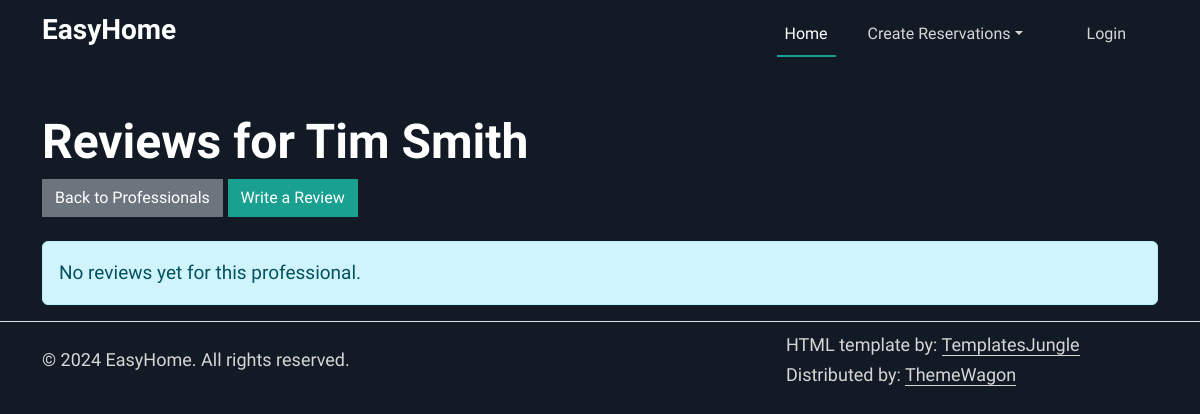
Page /reviews/1 on the earlier database version.
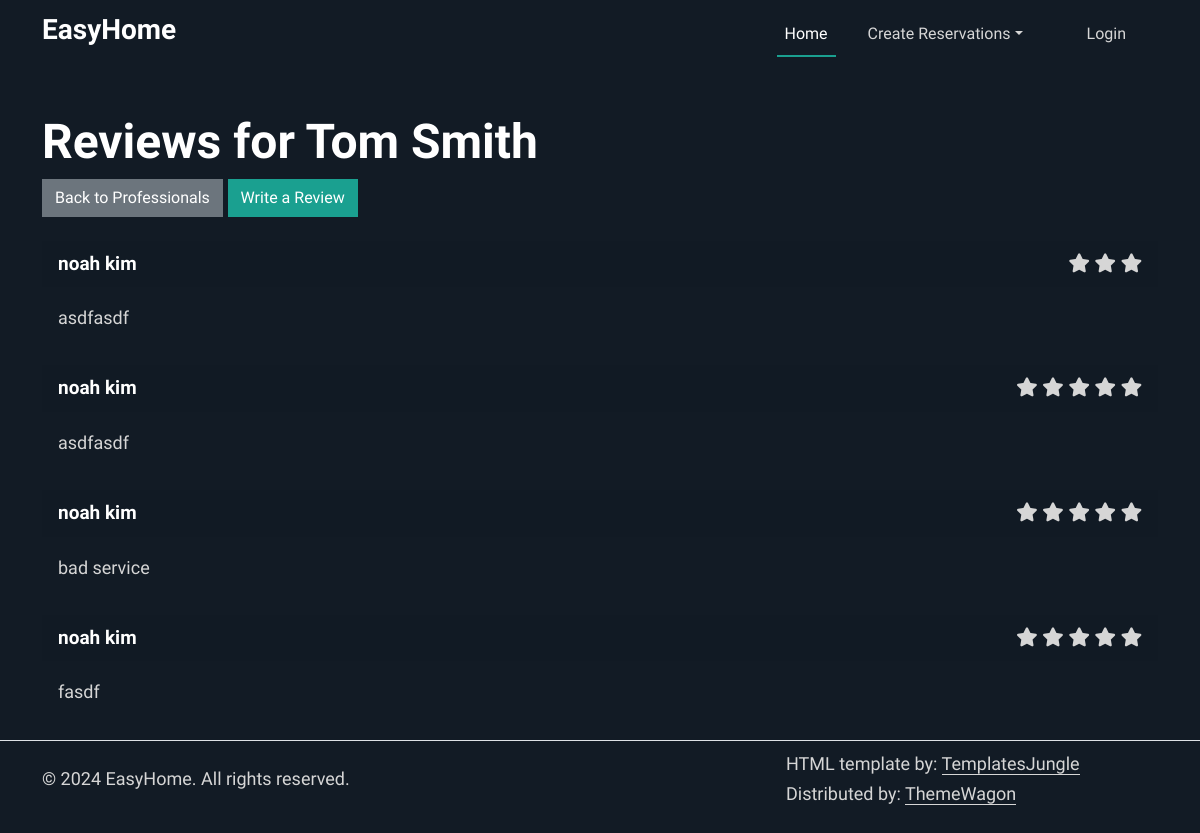
Same page on the later database version.
### tables this page shows
CREATE TABLE users (
                id INTEGER PRIMARY KEY AUTOINCREMENT,
                first_name VARCHAR2(25) NOT NULL,
                middle_name VARCHAR2(15),
                last_name VARCHAR2(25) NOT NULL,
                gender CHAR(1) CHECK (gender IN ('M','F','O')) NOT NULL,
                phone_number VARCHAR2(12) NOT NULL,
                email VARCHAR2(50) NOT NULL,
                password VARCHAR2(50) NOT NULL,
                street_number VARCHAR2(10),
                street_name VARCHAR2(35),
                town VARCHAR2(30),
                state CHAR(2),
                zip_code NUMBER(5),
                user_type VARCHAR2(20) CHECK (user_type IN ('customer','professional')) DEFAULT 'customer'
            );

CREATE TABLE reviews (
                  id INTEGER PRIMARY KEY AUTOINCREMENT,
                  customer_id INTEGER NOT NULL,
                  professional_id INTEGER NOT NULL,
                  rating INTEGER CHECK(rating BETWEEN 1 AND 5) NOT NULL,
                  comment TEXT,
                  FOREIGN KEY (customer_id) REFERENCES users(id),
                  FOREIGN KEY (professional_id) REFERENCES professionals(id)
            );

### app.py (the view)
@app.route('/reviews/<professional_id>')
def view_reviews(professional_id):
    try:
        professional = get_professional_by_id(professional_id)
        if not professional:
            flash("Professional not found", "danger")
            return redirect(url_for('professionals'))
        conn = sqlite3.connect('database.db')
        conn.row_factory = sqlite3.Row
        c = conn.cursor()
        c.execute("""
            SELECT r.*, u.first_name, u.last_name
            FROM reviews r
            JOIN users u ON r.customer_id = u.id
            WHERE r.professional_id = ?
            ORDER BY r.id DESC
        """, (professional_id,))
        reviews = [dict(row) for row in c.fetchall()]
        return render_template('reviews.html', professional=professional, reviews=reviews)
    except sqlite3.Error as e:
        print(f"Error retrieving reviews: {e}")
        flash("An error occurred while retrieving reviews", "danger")
        return redirect(url_for('professionals'))
    finally:
        if conn:
            conn.close()

### app.py (called while the page is built)
def get_professional_by_id(professional_id):
    try:
        conn = sqlite3.connect('database.db')
        conn.row_factory = sqlite3.Row
        c = conn.cursor()
        c.execute("""
            SELECT professionals.*, users.*
            FROM professionals
            JOIN users ON professionals.user_id = users.id
            WHERE professionals.id = ?
        """, (professional_id,))
        row = c.fetchone()
        return dict(row) if row else None
    except sqlite3.Error as e:
        print(f"Error retrieving professional: {e}")
        return None
    finally:
        if conn:
            conn.close()

### templates/reviews.html (shortened to what this page needs)
{%extends "base.html"%}
{%block content%}
<div class="container mt-5">
    <div class="row mb-4">
        <div class="col-md-12">
            <h2>Reviews for {{ professional.first_name }} {{ professional.last_name }}</h2>
            <a href="{{ url_for('professionals') }}" class="btn btn-secondary">Back to Professionals</a>
            <a href="{{ url_for('submit_review', professional_id=professional.id) }}" class="btn btn-primary">Write a Review</a>
        </div>
    </div>
    {% if reviews %}
        <div class="row">
            {% for review in reviews %}
                <div class="col-md-12 mb-3">
                    <div class="card">
                        <div class="card-header d-flex justify-content-between align-items-center">
                            <div>
                                <strong>{{ review.first_name }} {{ review.last_name }}</strong>
                            </div>
                            <div class="text-warning">
                                {% for i in range(review.rating) %}
                                    <i class="fas fa-star"></i>
                                {% endfor %}
                            </div>
                        </div>
                        <div class="card-body">
                            <p class="card-text">{{ review.comment }}</p>
                        </div>
                    </div>
                </div>
            {% endfor %}
        </div>
    {% else %}
        <div class="alert alert-info">
            No reviews yet for this professional.
        </div>
    {% endif %}
</div>
{%endblock%}

Differences in the rows shown:
changed users "Smith": first_name "Tim" → "Tom"
added reviews: first_name "noah", last_name "kim", rating 3 (drawn), comment "asdfasdf"
added reviews: first_name "noah", last_name "kim", rating 5 (drawn), comment "asdfasdf"
added reviews: first_name "noah", last_name "kim", rating 5 (drawn), comment "bad service"
added reviews: first_name "noah", last_name "kim", rating 5 (drawn), comment "fasdf"
Other differences:
text no longer shown: "No reviews yet for this professional."
